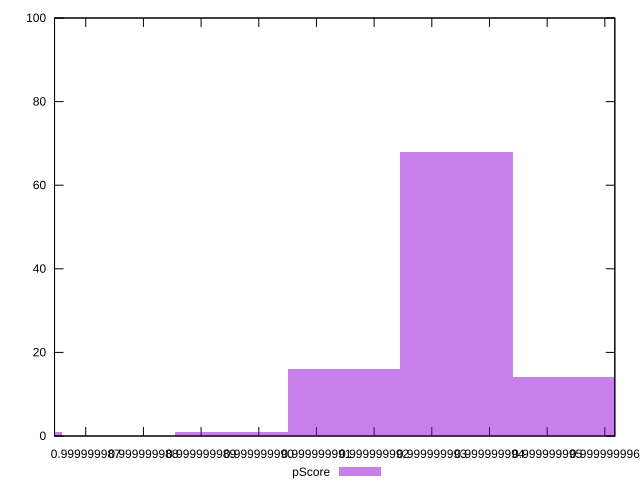

Here is the gnuplot script that generated this plot:
reset

$pScore <<EOF
0.9999999914754036 16
0.9999999934268523 68
0.9999999953783009 14
0.9999999856210579 1
0.9999999895239551 1
EOF

set key outside below
set boxwidth 1.9514486089554207e-9
set xrange [0.9999999864588494:0.9999999961731936]
set yrange [0:100]
set trange [0:100]
set style fill transparent solid 0.5 noborder
set terminal svg size 640, 490 enhanced background rgb 'white'
set output "report_00008_2021-01-22T20:58:29.167/bootup-time/samples/pages+cached+noadtech/pScore/histogram.svg"

plot $pScore title "pScore" with boxes

reset
